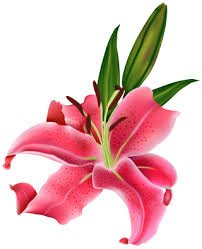
#> input picture 06-Flowers Classification/06 - Code/flower_images/Lilly/0934dd1dde.jpg, 202 x 249 px, found by its file name; its folder holds 3 pictures in this run
$ python FlowersClassification.py
#> lines starting #> are read from the running program, lines starting #| are printed output that depends on the picture
import pandas as pd
import os
import cv2
import numpy as np
from sklearn.svm import SVC
from sklearn.model_selection import train_test_split
from sklearn.metrics import accuracy_score

# Setup folder
main_folder = 'C:\\Users\\val\\OneDrive\\Documents\\GitHub\\Experiment-Portfolio\\06-Flowers Classification\\06 - Code\\flower_images'

def load_content(main_folder): # Load function
    photos = []
    labels = []
    cname = os.listdir(main_folder)

    for cn in cname:
        cp = os.path.join(main_folder, cn) # Flower folders

        for fname in os.listdir(cp):
            imgp = os.path.join(cp, fname) # Flower folder photos
            img = cv2.imread(imgp) # Read photos
#> img is the input picture: shape (249, 202, 3); mean B, G, R 193, 191.7, 230.9
            img = cv2.cvtColor(img, cv2.COLOR_BGR2GRAY)  # Grayscale
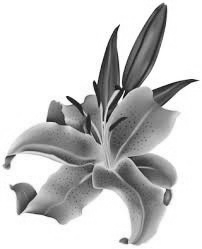
#> img: shape (249, 202); min 10, max 255, mean 203.6
            img = cv2.resize(img, (100, 100))  # Resize all equally
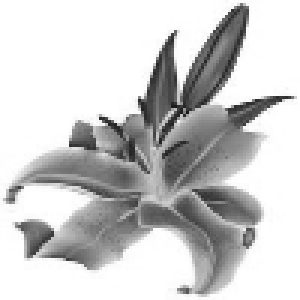
#> img: shape (100, 100) (shown 3 times larger); min 25, max 255, mean 203.5
            photos.append(img.flatten())  # Flatten the image
            labels.append(cn)
#> pass 2 of the loop in load_content, `for cn in cname:`:
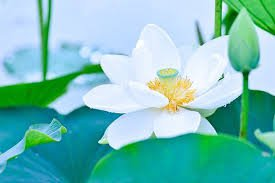
#> input picture 06-Flowers Classification/06 - Code/flower_images/Lotus/005fb079bf.jpg, 275 x 183 px, found by its file name
#> in load_content, img is the input picture: shape (183, 275, 3); mean B, G, R 186.1, 190.6, 117.5
#> in load_content, `img = cv2.cvtColor(img, cv2.COLOR_BGR2GRAY)`:
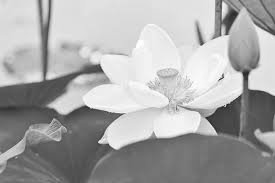
#> img: shape (183, 275); min 37, max 255, mean 168.3
#> in load_content, `img = cv2.resize(img, (100, 100))`:
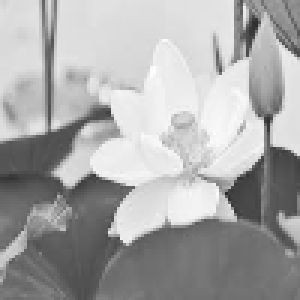
#> img: shape (100, 100) (shown 3 times larger); min 43, max 253, mean 168.2

    return np.array(photos), np.array(labels)

photos, labels = load_content(main_folder) # Load function

x_train, x_test, y_train, y_test = train_test_split(photos, labels, test_size=0.2, random_state=42) # Train Test Split

# SVM Classification Algorithm
svm = SVC()
svm.fit(x_train, y_train)

y_pred = svm.predict(x_test) # Prediction
accuracy = accuracy_score(y_test, y_pred) # Accuracy
print("Accuracy: ", (accuracy*100)) # Print result
